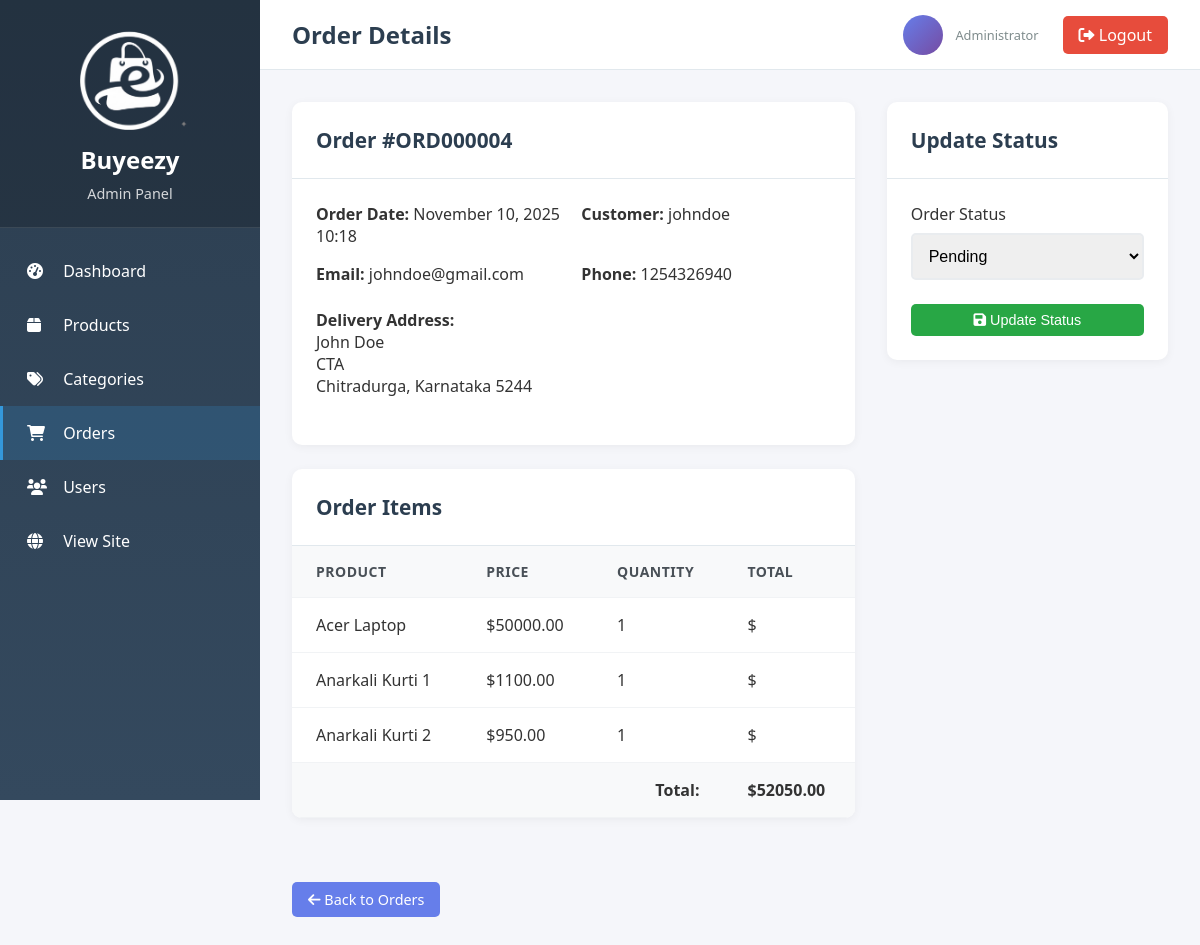
The app's page /admin-panel/orders/ORD000004/ (signed in), older data.
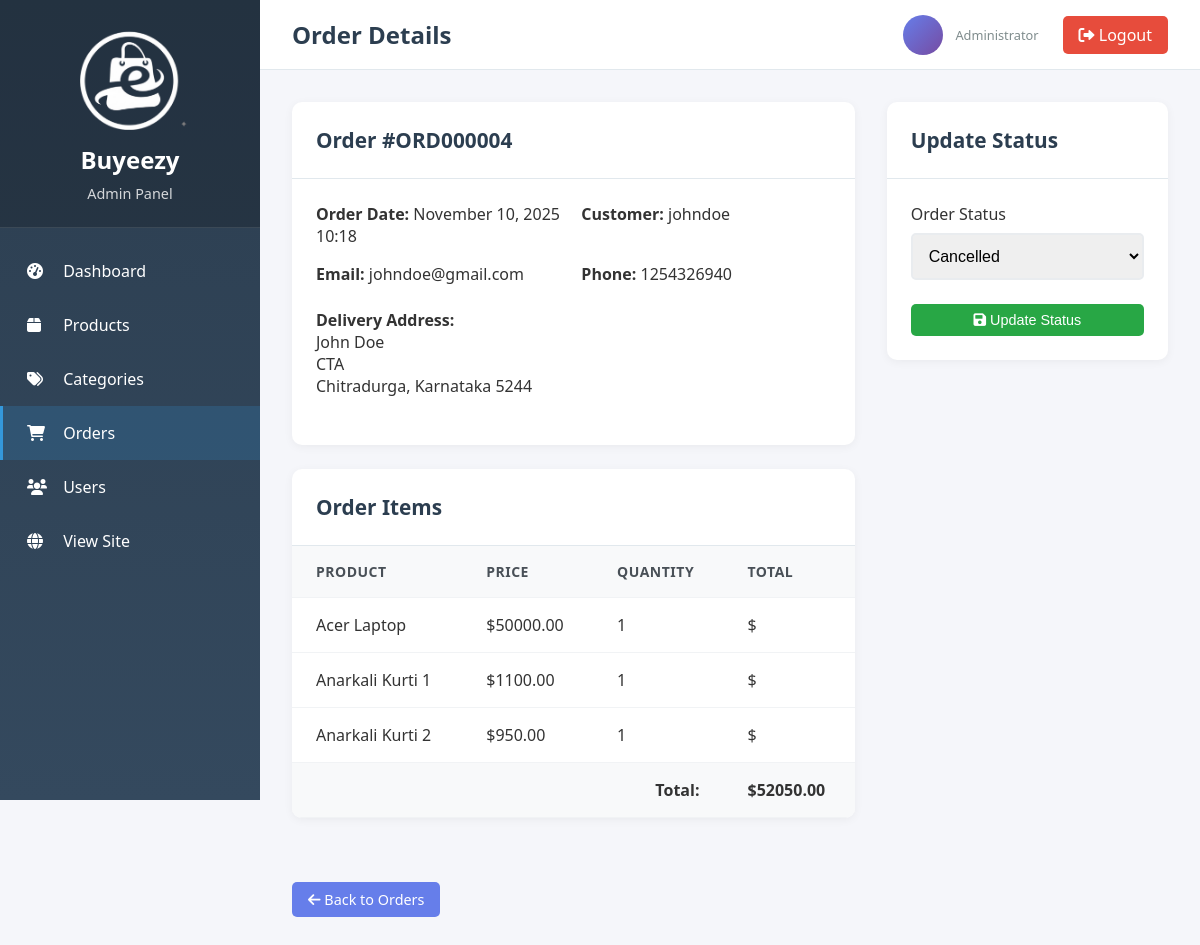
The same page, newer data.
### orders/models.py (models this page shows, shortened)
class Order(models.Model):
    ORDER_STATUS = (
        ('pending', 'Pending'),
        ('processing', 'Processing'),
        ('shipped', 'Shipped'),
        ('delivered', 'Delivered'),
        ('cancelled', 'Cancelled'),
    )
    PAYMENT_METHODS = (
        ('credit_card', 'Credit Card'),
        ('debit_card', 'Debit Card'),
        ('paypal', 'PayPal'),
        ('cod', 'Cash on Delivery'),
    )
    order_id = models.CharField(max_length=20, unique=True, default='', editable=False)
    user = models.ForeignKey(User, on_delete=models.CASCADE)
    first_name = models.CharField(max_length=100)
    last_name = models.CharField(max_length=100)
    email = models.EmailField()
    address = models.TextField()
    city = models.CharField(max_length=100)
    state = models.CharField(max_length=100)
    postal_code = models.CharField(max_length=20)
    phone = models.CharField(max_length=20)
    payment_method = models.CharField(max_length=20, choices=PAYMENT_METHODS, default='credit_card')
    total_amount = models.DecimalField(max_digits=10, decimal_places=2)
    status = models.CharField(max_length=20, choices=ORDER_STATUS, default='pending')
    created_at = models.DateTimeField(auto_now_add=True)
    updated_at = models.DateTimeField(auto_now=True)

### store/admin_views.py (the view)
# urls.py: path('orders/<str:order_id>/', admin_views.admin_order_detail, name='order_detail'),
@staff_member_required
def admin_order_detail(request, order_id):
    order = get_object_or_404(Order.objects.prefetch_related('items__product'), order_id=order_id)
    if request.method == 'POST':
        new_status = request.POST.get('status')
        order.status = new_status
        order.save()
        messages.success(request, f'Order status updated to {order.get_status_display()}')
        return redirect('admin_panel:order_detail', order_id=order_id)
    context = {'order': order}
    return render(request, 'admin_panel/order_detail.html', context)

### cart/context_processors.py (called while the page is built)
def cart_context(request):
    cart_items_count = 0
    cart_total = 0
    if request.user.is_authenticated:
        cart_items = CartItem.objects.filter(user=request.user)
        cart_items_count = cart_items.aggregate(total_items=Sum('quantity'))['total_items'] or 0
        cart_total = cart_items.aggregate(total=Sum(F('quantity') * F('product__price')))['total'] or 0
    return {
        'cart_items_count': cart_items_count,
        'cart_total': cart_total,
    }

### templates/admin_panel/order_detail.html (shortened to what this page needs)
{% extends 'admin_panel/base.html' %}
{% block page_title %}Order Details{% endblock %}
{% block content %}
<div style="display: grid; grid-template-columns: 2fr 1fr; gap: 2rem;">
    <div>
        <div class="admin-table-container" style="margin-bottom: 1.5rem;">
            <div class="admin-table-header"><h2>Order #{{ order.order_id }}</h2></div>
            <div style="padding: 1.5rem;">
                <div style="display: grid; grid-template-columns: 1fr 1fr; gap: 1rem; margin-bottom: 1.5rem;">
                    <div><strong>Order Date:</strong> {{ order.created_at|date:"F d, Y H:i" }}</div>
                    <div><strong>Customer:</strong> {{ order.user.username }}</div>
                    <div><strong>Email:</strong> {{ order.email }}</div>
                    <div><strong>Phone:</strong> {{ order.phone }}</div>
                </div>
                <div style="margin-bottom: 1.5rem;">
                    <strong>Delivery Address:</strong><br>
                    {{ order.first_name }} {{ order.last_name }}<br>
                    {{ order.address }}<br>
                    {{ order.city }}, {{ order.state }} {{ order.postal_code }}
                </div>
            </div>
        </div>
        <div class="admin-table-container">
            <div class="admin-table-header"><h2>Order Items</h2></div>
            <table class="admin-table">
                <thead><tr><th>Product</th><th>Price</th><th>Quantity</th><th>Total</th></tr></thead>
                <tbody>
                    {% for item in order.items.all %}
                    <tr>
                        <td>{{ item.product.name }}</td>
                        <td>${{ item.price }}</td>
                        <td>{{ item.quantity }}</td>
                        <td>${{ item.total_price }}</td>
                    </tr>
                    {% endfor %}
                    <tr style="font-weight: bold; background-color: #f8f9fa;">
                        <td colspan="3" style="text-align: right;">Total:</td>
                        <td>${{ order.total_amount }}</td>
                    </tr>
                </tbody>
            </table>
        </div>
    </div>
    <div>
        <div class="admin-table-container">
            <div class="admin-table-header"><h2>Update Status</h2></div>
            <div style="padding: 1.5rem;">
                <form method="post">
                    <div class="form-group">
                        <label class="form-label">Order Status</label>
                        <select name="status" class="form-control">
                            <option value="pending" {% if order.status == 'pending' %}selected{% endif %}>Pending</option>
                            <option value="cancelled" {% if order.status == 'cancelled' %}selected{% endif %}>Cancelled</option>
                        </select>
                    </div>
                    <button type="submit" class="btn btn-success" style="width: 100%;"><i class="fas fa-save"></i> Update Status</button>
                </form>
            </div>
        </div>
    </div>
</div>
<div style="margin-top: 2rem;"><a href="{% url 'admin_panel:orders' %}" class="btn btn-primary"><i class="fas fa-arrow-left"></i> Back to Orders</a></div>
{% endblock %}

Row changes from the older to the newer data that the page shows:
changed Order "ORD000004": status "Pending" → "Cancelled"
